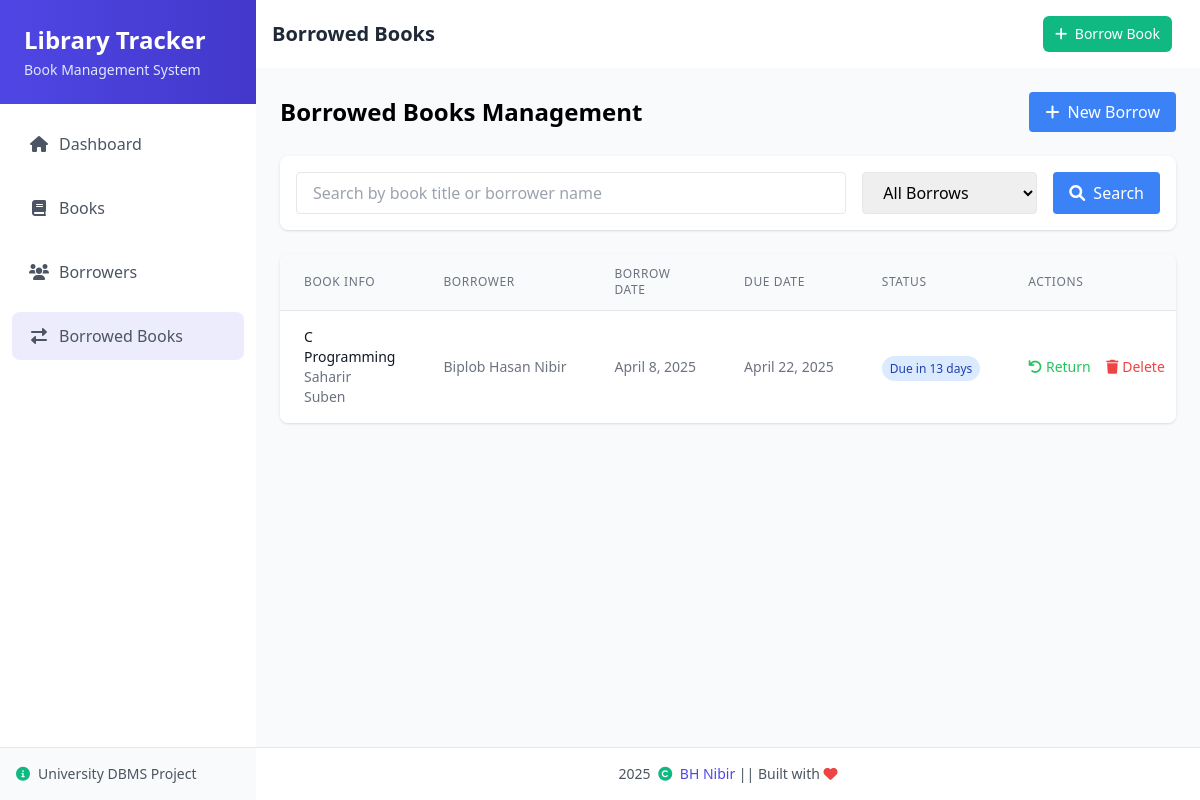
/borrowed/list.php, run on the app's committed database.
### tables this page shows
CREATE TABLE `borrowed` (
  `id` int(11) NOT NULL,
  `book_id` int(11) NOT NULL,
  `borrower_id` int(11) NOT NULL,
  `borrow_date` date NOT NULL,
  `due_date` date NOT NULL,
  `return_date` date DEFAULT NULL
);

CREATE TABLE `books` (
  `id` int(11) NOT NULL,
  `title` varchar(255) NOT NULL,
  `author` varchar(255) NOT NULL,
  `isbn` varchar(50) NOT NULL,
  `available` tinyint(1) DEFAULT 1,
  `created_at` timestamp NOT NULL DEFAULT current_timestamp()
);

CREATE TABLE `borrowers` (
  `id` int(11) NOT NULL,
  `name` varchar(255) NOT NULL,
  `email` varchar(255) NOT NULL,
  `phone` varchar(50) DEFAULT NULL,
  `created_at` timestamp NOT NULL DEFAULT current_timestamp()
);

### utils.php (called while the page is built, shortened)
<?php
function formatDate($date) {
    return date("F j, Y", strtotime($date));
}
?>

### borrowed/list.php (the view, shortened to what this page needs)
<?php
include '../db.php';
include '../utils.php';
$search = isset($_GET['search']) ? sanitizeInput($_GET['search']) : '';
$filter = isset($_GET['filter']) ? sanitizeInput($_GET['filter']) : '';
$whereConditions = [];
$params = [];
$types = '';
$whereClause = !empty($whereConditions) ? 'WHERE ' . implode(' AND ', $whereConditions) : '';
$page = isset($_GET['page']) ? (int)$_GET['page'] : 1;
$recordsPerPage = 10;
$offset = ($page - 1) * $recordsPerPage;
$query = "SELECT bo.*, b.title, b.author, br.name as borrower_name
          FROM borrowed bo
          JOIN books b ON bo.book_id = b.id
          JOIN borrowers br ON bo.borrower_id = br.id
          $whereClause
          ORDER BY bo.borrow_date DESC
          LIMIT ?, ?";
$stmt = $conn->prepare($query);
if (!empty($params)) {
    $params[] = $offset;
    $params[] = $recordsPerPage;
    $types .= 'ii';
    $stmt->bind_param($types, ...$params);
} else {
    $stmt->bind_param('ii', $offset, $recordsPerPage);
}
$stmt->execute();
$result = $stmt->get_result();
include '../header.php';
?>
<div class="container mx-auto">
    <div class="flex justify-between items-center mb-6">
        <h2 class="text-2xl font-bold">Borrowed Books Management</h2>
        <div>
            <a href="borrow.php" class="bg-blue-500 hover:bg-blue-600 text-white px-4 py-2 rounded inline-flex items-center">
                <i class="fas fa-plus mr-2"></i> New Borrow
            </a>
        </div>
    </div>
    <div class="bg-white rounded-lg shadow mb-6 p-4">
        <form action="" method="GET" class="flex flex-col md:flex-row gap-4">
            <div class="flex-1">
                <input type="text" name="search" placeholder="Search by book title or borrower name" value="<?php echo $search; ?>"
                    class="w-full px-4 py-2 border rounded focus:outline-none focus:ring-2 focus:ring-blue-500">
            </div>
            <div>
                <select name="filter" class="px-4 py-2 border rounded focus:outline-none focus:ring-2 focus:ring-blue-500">
                    <option value="" <?php echo $filter === '' ? 'selected' : ''; ?>>All Borrows</option>
                </select>
            </div>
            <button type="submit" class="bg-blue-500 hover:bg-blue-600 text-white px-4 py-2 rounded inline-flex items-center">
                <i class="fas fa-search mr-2"></i> Search
            </button>
        </form>
    </div>
    <div class="bg-white rounded-lg shadow overflow-hidden">
        <?php if($result->num_rows > 0): ?>
            <table class="min-w-full divide-y divide-gray-200">
                <thead class="bg-gray-50">
                    <tr>
                        <th class="px-6 py-3 text-left text-xs font-medium text-gray-500 uppercase tracking-wider">Book Info</th>
                        <th class="px-6 py-3 text-left text-xs font-medium text-gray-500 uppercase tracking-wider">Borrower</th>
                        <th class="px-6 py-3 text-left text-xs font-medium text-gray-500 uppercase tracking-wider">Borrow Date</th>
                        <th class="px-6 py-3 text-left text-xs font-medium text-gray-500 uppercase tracking-wider">Due Date</th>
                        <th class="px-6 py-3 text-left text-xs font-medium text-gray-500 uppercase tracking-wider">Status</th>
                        <th class="px-6 py-3 text-left text-xs font-medium text-gray-500 uppercase tracking-wider">Actions</th>
                    </tr>
                </thead>
                <tbody class="bg-white divide-y divide-gray-200">
                    <?php while($row = $result->fetch_assoc()): ?>
                        <tr>
                            <td class="px-6 py-4">
                                <div class="text-sm font-medium text-gray-900"><?php echo $row['title']; ?></div>
                                <div class="text-sm text-gray-500"><?php echo $row['author']; ?></div>
                            </td>
                            <td class="px-6 py-4 whitespace-nowrap text-sm text-gray-500">
                                <?php echo $row['borrower_name']; ?>
                            </td>
                            <td class="px-6 py-4 whitespace-nowrap text-sm text-gray-500">
                                <?php echo formatDate($row['borrow_date']); ?>
                            </td>
                            <td class="px-6 py-4 whitespace-nowrap text-sm text-gray-500">
                                <?php echo formatDate($row['due_date']); ?>
                            </td>
                            <td class="px-6 py-4 whitespace-nowrap">
                                <?php if ($row['return_date']): ?>
                                    <span class="px-2 py-1 text-xs rounded-full bg-green-100 text-green-800">
                                        Returned on <?php echo formatDate($row['return_date']); ?>
                                    </span>
                                <?php elseif (strtotime($row['due_date']) < time()): ?>
                                    <span class="px-2 py-1 text-xs rounded-full bg-red-100 text-red-800">
                                        Overdue by <?php echo floor((time() - strtotime($row['due_date'])) / 86400); ?> days
                                    </span>
                                <?php else: ?>
                                    <span class="px-2 py-1 text-xs rounded-full bg-blue-100 text-blue-800">
                                        Due in <?php echo floor((strtotime($row['due_date']) - time()) / 86400); ?> days
                                    </span>
                                <?php endif; ?>
                            </td>
                            <td class="px-6 py-4 whitespace-nowrap text-sm font-medium">
                                <?php if (!$row['return_date']): ?>
                                    <a href="return.php?id=<?php echo $row['id']; ?>" class="text-green-500 hover:text-green-700 mr-3">
                                        <i class="fas fa-undo"></i> Return
                                    </a>
                                <?php endif; ?>
                                <a href="delete.php?id=<?php echo $row['id']; ?>" class="text-red-500 hover:text-red-700"
                                   onclick="return confirm('Are you sure you want to delete this record?');">
                                    <i class="fas fa-trash"></i> Delete
                                </a>
                            </td>
                        </tr>
                    <?php endwhile; ?>
                </tbody>
            </table>
        <?php endif; ?>
    </div>
</div>
<?php include '../footer.php'; ?>

### data on the page
borrowed: book.title "C Programming", book.author "Saharir Suben", borrower.name "Biplob Hasan Nibir", borrow_date "April 8, 2025", due_date "April 22, 2025"

### other printed values
$pageTitle "Borrowed Books"
